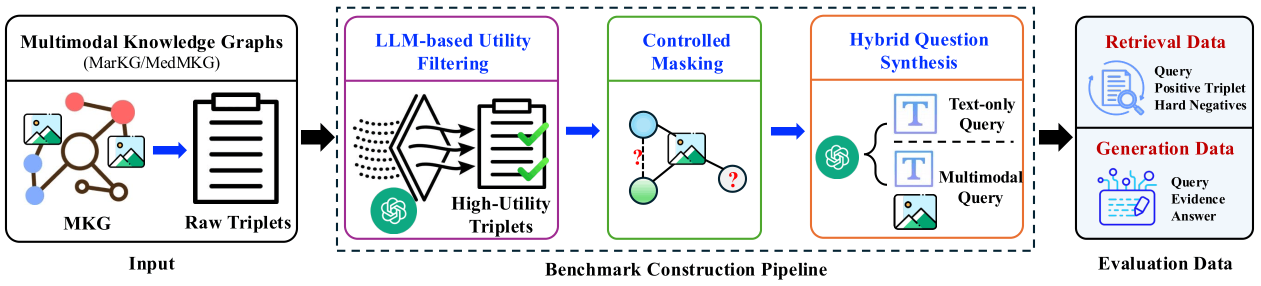
#> input picture benchmark-pipeline.png, 2522 x 572 px (shown at 1/2 size); its folder holds only this picture in this run
$ python -i prompt_builder.py   (imports and definitions only)
#> lines starting #> are read from the running program, lines starting #| are printed output that depends on the picture
#> further down, picture is the input picture: PIL image 2522x572 P; mean R, G, B 226.3, 228, 230.4
from PIL import Image
import os, io,  base64, glob, random
from matplotlib import pyplot as plt

# Transform path to base64 for Open API prompt
import base64, io
from PIL import Image, ImageOps

def pool_downscale(im: Image.Image, *, max_side: int = 512, pool_factor: int = None) -> Image.Image:
    """
    Downscale using a pooling-like (area/box) filter to reduce vision token cost.
    - If pool_factor is set (e.g., 2,4), it shrinks by that integer factor.
    - Else it shrinks so the longest side <= max_side.
    """
#> called with max_side = 512
    im = ImageOps.exif_transpose(im).convert("RGB")  # fix rotation + ensure 3 channels

    w, h = im.size
#> w = 2522; h = 572
    if pool_factor is not None and pool_factor > 1:
        new_w = max(1, w // pool_factor)
        new_h = max(1, h // pool_factor)
        return im.resize((new_w, new_h), resample=Image.Resampling.BOX)

    # scale to max_side (keep aspect ratio), pooling-like filter
    if max(w, h) <= max_side:
        return im
    scale = max_side / float(max(w, h))
#> scale = 0.203
    new_w = max(1, int(round(w * scale)))
#> new_w = 512
    new_h = max(1, int(round(h * scale)))
#> new_h = 116
    return im.resize((new_w, new_h), resample=Image.Resampling.BOX)
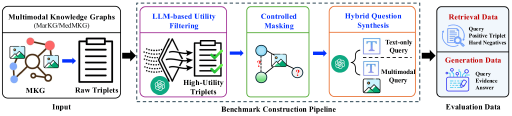
#> returned value: PIL image 512x116 RGB; mean R, G, B 226.3, 228.1, 230.5

# [201 lines left out: functions img_to_data_url, path_to_data_url, build_multimodal_input_for_sample_open, build_multimodal_input_for_sample_close, build_rag_prompt, not called in this run]

>>> from PIL import Image
>>> picture = Image.open('../benchmark-pipeline.png')
>>> result = pool_downscale(picture)
